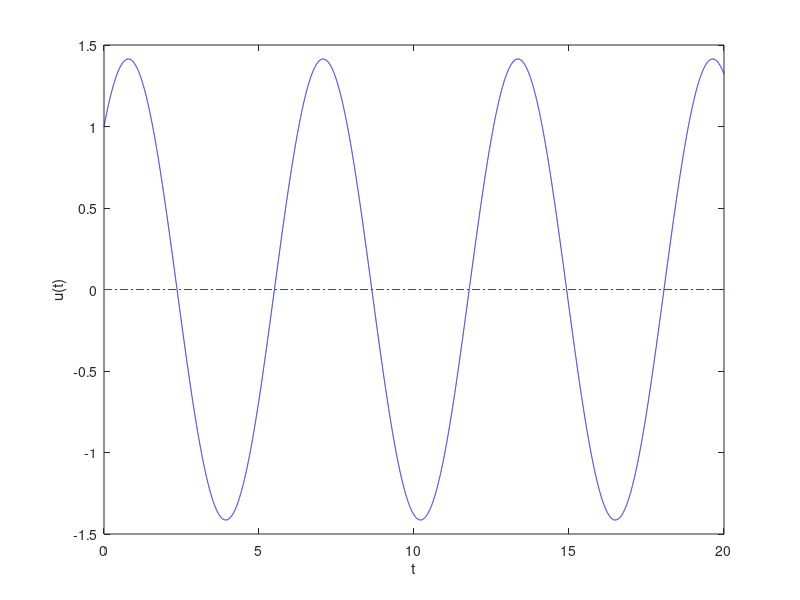

MATLAB code for this plot:
%define total number of steps, N, time step, dt, and vector of times, ts
N = 2*10^4; dt = 0.001; ts = 0:dt:(N-1)*dt;

%define parameters and initial conditions
m = 1; gam = 0; k = 1; u0 = 1; v0 = 1; close all;

%use ''phase space representation'' to reduce system to first order
du = @(u,v) v;   %this defines a substitution, u' = v
dv = @(u,v) -(gam/m)*v - (k/m)*u;   %this says u'' = -(gam/m)*u' - (k/m)*u

%use Runge-Kutta method to numerically solve the system
us = zeros(N,1); vs = zeros(N,1); u = u0; v = v0; 
for n=1:N
    us(n) = u; vs(n) = v;
    ku1 = dt*du(u,v); kv1 = dt*dv(u,v);
    ku2 = dt*du(u+0.5*ku1,v+0.5*kv1); kv2 = dt*dv(u+0.5*ku1,v+0.5*kv1);
    ku3 = dt*du(u+0.5*ku2,v+0.5*kv2); kv3 = dt*dv(u+0.5*ku2,v+0.5*kv2);
    ku4 = dt*du(u+ku3,v+kv3); kv4 = dt*dv(u+ku3,v+kv3);
    u = u+(ku1+2*ku2+2*ku3+ku4)/6;
    v = v+(kv1+2*kv2+2*kv3+kv4)/6;
end

plot(ts,us,'-b'); hold on; plot([0 N*dt],[0 0],'-.r'); 
xlabel('t'); ylabel('u(t)');